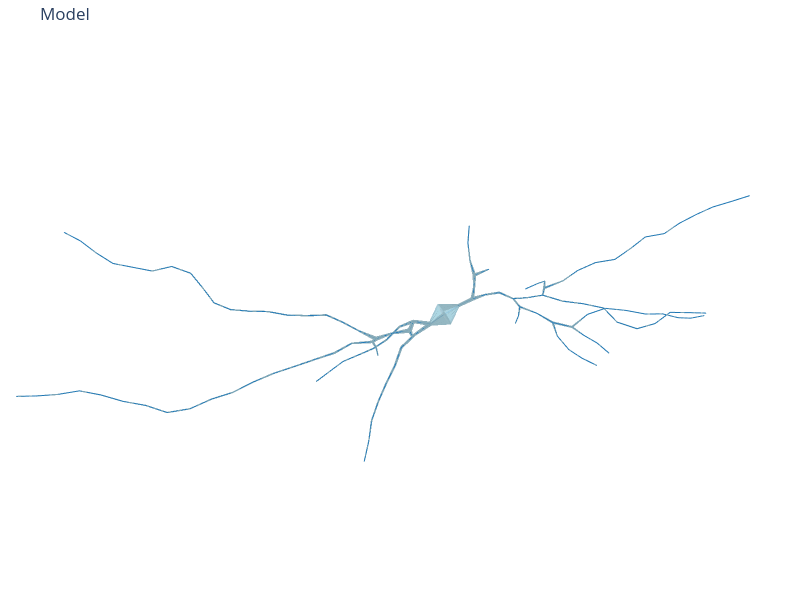

This figure's notebook cell:
### Code cell
morph.scale_radii_to_match_mesh(
    mm.mesh, metric="surface_area", account_for_overlaps=False
)

# save normalized to file
swc_filepath = f"../data/demo/{name}_norm.swc"
morph.to_swc_file(swc_filepath)

# load and plot
swc_model = SWCModel.from_swc_file(swc_filepath)
swc_model.print_attributes(node_info=False, edge_info=False)
frusta = FrustaSet.from_swc_model(swc_model)
title = f"Human cell SWC"
fig = plot_model(
    swc_model=swc_model,
    frusta=frusta,
    slider=False,
    title="",
    width=800,
    height=600,
    hide_axes=True,
)
fig.update_layout(
    scene=dict(
        camera=dict(
            eye={"x": eye_coord[0], "y": eye_coord[1], "z": eye_coord[2]},
            projection=dict(type="perspective"),
        ),
        aspectmode="data",  # or 'cube', 'auto', 'manual'
    )
)
fig.show()

# validator = Validation(mm, skeleton, morph)
# validator.full_validation()

### Figure 1 — Plotly figure (JSON) as saved in the notebook; plotly's stock layout.template omitted (floating-point values rounded to 4 significant figures; data arrays with more than 128 entries replaced by an {"elided": "..."} marker saying what was removed)
{"data": [{"color": "lightblue", "flatshading": true, "i": {"elided": "3776 int values"}, "j": {"elided": "3776 int values"}, "k": {"elided": "3776 int values"}, "name": "frusta", "opacity": 0.8, "type": "mesh3d", "x": {"elided": "3776 float values"}, "y": {"elided": "3776 float values"}, "z": {"elided": "3776 float values"}}, {"line": {"color": "#1f77b4", "width": 2}, "mode": "lines", "name": "centroid", "type": "scatter3d", "x": {"elided": "354 float values"}, "y": {"elided": "354 float values"}, "z": {"elided": "354 float values"}}], "layout": {"height": 600, "margin": {"b": 0, "l": 0, "r": 0, "t": 40}, "scene": {"aspectmode": "data", "camera": {"eye": {"x": -0.5692, "y": 0.0655, "z": 2.356}, "projection": {"type": "perspective"}}, "xaxis": {"visible": false}, "yaxis": {"visible": false}, "zaxis": {"visible": false}}, "showlegend": false, "title": {"text": "Model"}, "width": 800}}
